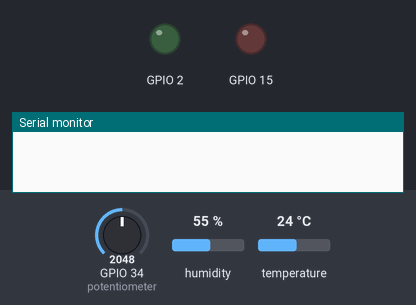
Simulated run of this program. Board: ESP32. Shown: output pins drawn as LEDs (lit = HIGH), the last lines printed to the serial monitor. The inputs (shaded band) are chosen by the test bench; at power-on: GPIO 34 (potentiometer) = 2048, humidity 55 %, temperature 24 °C (analog values on the 0–4095 scale). The local clock reads 2024-03-15 10:24:30 at power-on unless the program sets it; storage starts empty.

Above: at 0.0 s.
At 0.6 s:
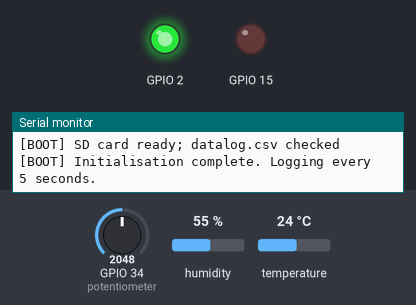
Timing chart, 0 to 2.1 s (numbered marks = the images above):
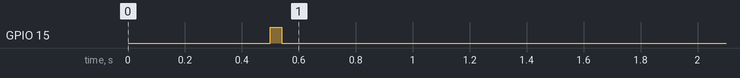

The program:

main.cpp
```cpp
#include <Arduino.h>
#include <DHT.h>
#include <RTClib.h>
#include <SD.h>
#include <SPI.h>
#include <Wire.h>

namespace Pins {
constexpr uint8_t DHT_DATA = 4;
constexpr uint8_t PROCESS_ADC = 34;
constexpr uint8_t STATUS_LED = 2;
constexpr uint8_t ERROR_LED = 15;
constexpr uint8_t UART_TX = 1;
constexpr uint8_t UART_RX = 3;
constexpr uint8_t I2C_SDA = 21;
constexpr uint8_t I2C_SCL = 22;
constexpr uint8_t SD_CS = 5;
constexpr uint8_t SD_SCK = 18;
constexpr uint8_t SD_MISO = 19;
constexpr uint8_t SD_MOSI = 23;
}  // namespace Pins

namespace Config {
constexpr uint32_t SERIAL_BAUD = 115200;
constexpr uint32_t LOG_INTERVAL_MS = 5000;
constexpr uint16_t ADC_FULL_SCALE = 4095;
constexpr float MIN_TEMPERATURE_C = -40.0f;
constexpr float MAX_TEMPERATURE_C = 80.0f;
constexpr float MIN_HUMIDITY_PCT = 0.0f;
constexpr float MAX_HUMIDITY_PCT = 100.0f;
constexpr char LOG_FILE[] = "/datalog.csv";
constexpr char CSV_HEADER[] =
    "Timestamp,Temperature_C,Humidity_Pct,ProcessValue_Pct,Status";
}  // namespace Config

DHT dht(Pins::DHT_DATA, DHT22);
RTC_DS3231 rtc;
SPIClass sdSpi(VSPI);

bool rtcReady = false;
bool sdReady = false;
bool errorActive = false;
uint32_t lastLogTime = 0;

struct Measurement {
  float temperatureC = NAN;
  float humidityPct = NAN;
  float processValuePct = NAN;
};

void setIndicators(bool error) {
  errorActive = error;
  digitalWrite(Pins::STATUS_LED, error ? LOW : HIGH);
  digitalWrite(Pins::ERROR_LED, error ? HIGH : LOW);
}

void reportError(const char *message) {
  Serial.print("[ERROR] ");
  Serial.println(message);
  setIndicators(true);
}

void initializeSensors() {
  pinMode(Pins::STATUS_LED, OUTPUT);
  pinMode(Pins::ERROR_LED, OUTPUT);
  setIndicators(true);

  pinMode(Pins::PROCESS_ADC, INPUT);
  analogReadResolution(12);
  dht.begin();
  Serial.println("[BOOT] DHT22 and ADC initialised");
}

void initializeRTC() {
  Wire.begin(Pins::I2C_SDA, Pins::I2C_SCL);
  Serial.println("[BOOT] Initialising DS3231 RTC over I2C");

  if (!rtc.begin()) {
    rtcReady = false;
    reportError("RTC not detected");
    return;
  }

  // A lost-power clock may contain stale time. Do not create misleading rows.
  if (rtc.lostPower()) {
    rtcReady = false;
    reportError("RTC clock is invalid; set the DS3231 time before logging");
    return;
  }

  rtcReady = true;
  Serial.println("[BOOT] RTC initialised");
}

bool writeCsvHeader() {
  File file = SD.open(Config::LOG_FILE, FILE_APPEND);
  if (!file) {
    reportError("Unable to open datalog.csv for header");
    return false;
  }

  bool headerWritten = true;
  if (file.size() == 0) {
    headerWritten = file.println(Config::CSV_HEADER) > 0;
  }
  file.close();

  if (!headerWritten) {
    reportError("Unable to write CSV header");
  }
  return headerWritten;
}

void initializeSD() {
  Serial.println("[BOOT] Initialising SD card over SPI");
  sdSpi.begin(Pins::SD_SCK, Pins::SD_MISO, Pins::SD_MOSI, Pins::SD_CS);

  if (!SD.begin(Pins::SD_CS, sdSpi)) {
    sdReady = false;
    reportError("SD card initialisation failed");
    return;
  }

  if (!writeCsvHeader()) {
    sdReady = false;
    return;
  }

  sdReady = true;
  Serial.println("[BOOT] SD card ready; datalog.csv checked");
}

bool readMeasurement(Measurement &measurement) {
  measurement.temperatureC = dht.readTemperature();
  measurement.humidityPct = dht.readHumidity();

  const bool dhtValid =
      !isnan(measurement.temperatureC) &&
      !isnan(measurement.humidityPct) &&
      measurement.temperatureC >= Config::MIN_TEMPERATURE_C &&
      measurement.temperatureC <= Config::MAX_TEMPERATURE_C &&
      measurement.humidityPct >= Config::MIN_HUMIDITY_PCT &&
      measurement.humidityPct <= Config::MAX_HUMIDITY_PCT;

  const int adcValue = analogRead(Pins::PROCESS_ADC);
  const bool adcValid = adcValue >= 0 && adcValue <= Config::ADC_FULL_SCALE;
  if (adcValid) {
    measurement.processValuePct =
        constrain((adcValue * 100.0f) / Config::ADC_FULL_SCALE, 0.0f, 100.0f);
  } else {
    measurement.processValuePct = NAN;
  }

  if (!dhtValid) {
    reportError("Invalid DHT22 reading");
  }
  if (!adcValid) {
    reportError("Invalid ADC reading");
  }
  return dhtValid && adcValid;
}

bool getTimestamp(char *buffer, size_t bufferLength) {
  if (!rtcReady) {
    reportError("RTC unavailable; record refused to prevent false timestamp");
    return false;
  }

  const DateTime now = rtc.now();
  snprintf(buffer, bufferLength, "%04d-%02d-%02d %02d:%02d:%02d", now.year(),
           now.month(), now.day(), now.hour(), now.minute(), now.second());
  return true;
}

bool appendMeasurement(const Measurement &measurement, const char *timestamp,
                       const char *status) {
  if (!sdReady) {
    reportError("SD card unavailable; record not written");
    return false;
  }

  File file = SD.open(Config::LOG_FILE, FILE_APPEND);
  if (!file) {
    reportError("Unable to open datalog.csv for append");
    return false;
  }

  const String row = String(timestamp) + "," + String(measurement.temperatureC, 1) +
                     "," + String(measurement.humidityPct, 1) + "," +
                     String(measurement.processValuePct, 1) + "," + status;
  const size_t bytesWritten = file.println(row);
  file.close();

  if (bytesWritten == 0) {
    reportError("CSV write failed");
    return false;
  }

  Serial.print("[LOG] ");
  Serial.print(row);
  Serial.println(" (written)");
  return true;
}

void performLogging() {
  Measurement measurement;
  char timestamp[20] = {};
  const bool measurementValid = readMeasurement(measurement);

  if (!getTimestamp(timestamp, sizeof(timestamp))) {
    return;
  }

  const char *status = measurementValid ? "OK" : "INVALID";
  if (!appendMeasurement(measurement, timestamp, status)) {
    return;
  }

  setIndicators(!measurementValid);
}

void setup() {
  Serial.begin(Config::SERIAL_BAUD);
  delay(500);
  Serial.println("[BOOT] Industrial Data Logger with SD Card");

  initializeSensors();
  initializeRTC();
  initializeSD();

  if (rtcReady && sdReady) {
    setIndicators(false);
    Serial.println("[BOOT] Initialisation complete. Logging every 5 seconds.");
  } else {
    Serial.println("[BOOT] Initialisation incomplete. Fault handling remains active.");
  }

  lastLogTime = millis();
}

void loop() {
  if (millis() - lastLogTime >= Config::LOG_INTERVAL_MS) {
    lastLogTime = millis();
    performLogging();
  }
}
```
